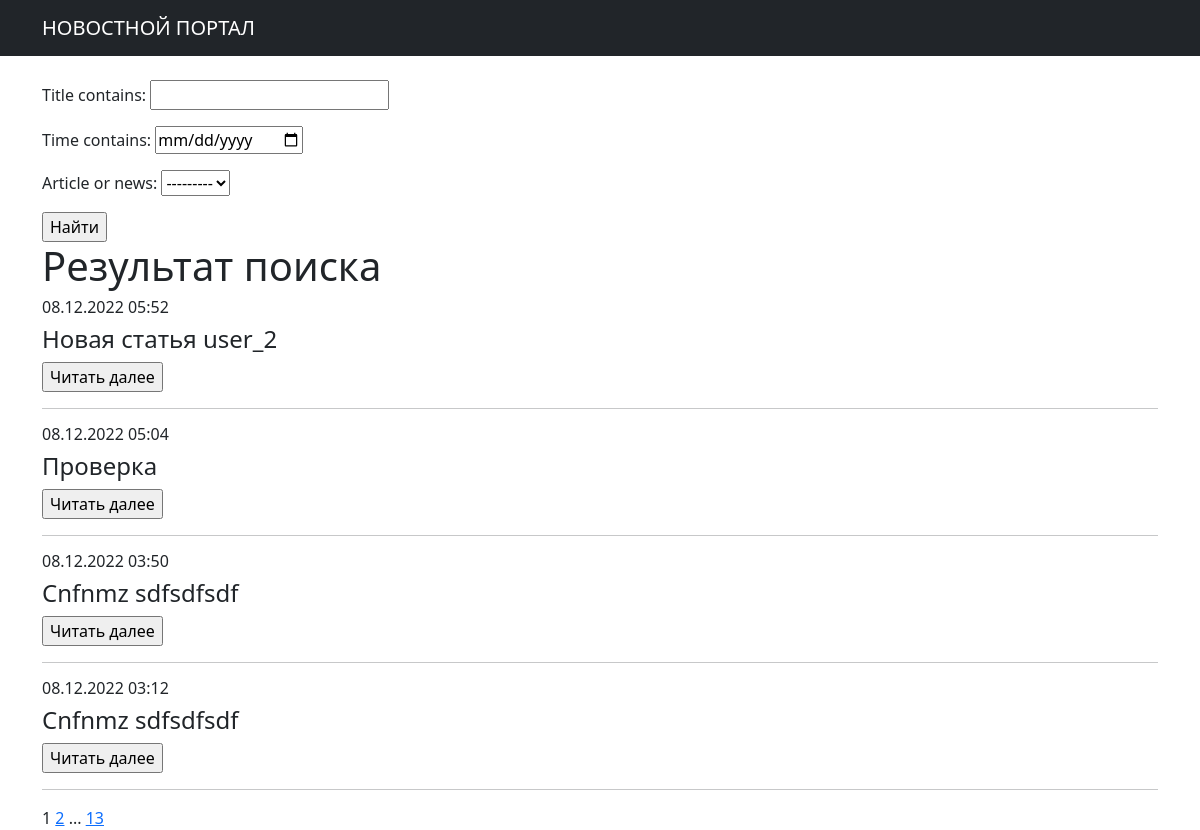
The app's page /search/ with its own data.
### news/models.py (models this page shows, shortened)
class News(models.Model):
    time = models.DateTimeField(auto_now=False, auto_now_add=True)
    title = models.CharField(max_length=50)
    article = models.TextField()
    NEWS = 'NW'
    ARTICLE = 'AR'
    CATEGORY_CHOICES = (
        (NEWS, 'Новости'),
        (ARTICLE, 'Статья'),
    )
    article_or_news = models.CharField(max_length=2, choices=CATEGORY_CHOICES, default=NEWS)
    author = models.ForeignKey(Author, on_delete=models.CASCADE)
    new_cat = models.ManyToManyField(Categories, through='NewsCategories')
    rating = models.IntegerField(blank=False, default=0)
    def get_absolute_url(self):
        return reverse('news-details', args=[str(self.id)])

### news/views.py (the view)
# urls.py: path('search/', NewsSearch.as_view(), name='news_search'),
class NewsSearch(ListView):
    model = News
    template_name = 'news_search.html'
    context_object_name = 'articlesearch'
    ordering = ['-time']
    paginate_by = 4
    def get_context_data(self, **kwargs):
        context = super().get_context_data(**kwargs)
        context['filterset'] = self.filterset
        context['time_now'] = datetime.utcnow()
        return context
    def get_queryset(self):
        queryset = super().get_queryset()
        self.filterset = NewsFilter(self.request.GET, queryset)
        return self.filterset.qs

### news/templatetags/custom_tags.py (called while the page is built)
@register.simple_tag(takes_context=True)
def url_replace(context, **kwargs):
    d = context['request'].GET.copy()
    for k, v in kwargs.items():
        d[k] = v
    return d.urlencode()

### templates/news_search.html (shortened to what this page needs)
{% extends 'flatpages/default.html' %}
{% load custom_filters %}
{% load custom_tags %}!
{% block content %}
    <br>
    <form action="" method="get">
        {{ filterset.form.as_p }}
        <input type="submit" value="Найти">
    </form>
    <h1>Результат поиска</h1>
    {% if articlesearch %}
        <table>
            {% for art in articlesearch %}
                <article>
                    <div>
                        <h6>{{ art.time|date:'d.m.Y H:i' }}</h6>
                        <h4>{{ art.title }}</h4>
                    </div>
                        <input type="submit" value="Читать далее">
                    <hr>
                </article>
            {% empty %}
                <p>Не найдено публикаций по вашему запросу<br>Попробуйте повторить запрос с другой формулировкой</p>
            {% endfor %}
        </table>
    {% endif %}
    {{ page_obj.number }}
    {% if page_obj.has_next %}
        <a href="?{% url_replace page=page_obj.next_page_number %}">{{ page_obj.next_page_number }}</a>
        {% if paginator.num_pages != page_obj.next_page_number %}
            ...
            <a href="?{% url_replace page=page_obj.paginator.num_pages %}">{{ page_obj.paginator.num_pages }}</a>
        {% endif %}
    {% endif %}
{% endblock content %}

### records on screen
News: time "08.12.2022 05:52", title "Новая статья user_2"
News: time "08.12.2022 05:04", title "Проверка"
News: time "08.12.2022 03:50", title "Cnfnmz sdfsdfsdf"
News: time "08.12.2022 03:12", title "Cnfnmz sdfsdfsdf"

### other values on screen
{{ page_obj.number }} "1"
{{ page_obj.next_page_number }} "2"
{{ page_obj.paginator.num_pages }} "13"
